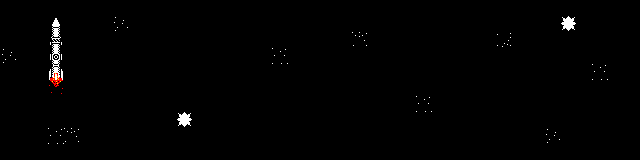

This is a level from a 2D game, rendered from its Tiled map with the project's own tilesets. A one-line summary and the complete map file follow:
An orthogonal 40x10 tile map with 16x16 px tiles, 1 tile layer (Kachelebene 1).

<map version="1.2" tiledversion="1.3.3" orientation="orthogonal" renderorder="right-down" width="40" height="10" tilewidth="16" tileheight="16" infinite="0" nextlayerid="2" nextobjectid="1">
 <tileset firstgid="1" source="myPONG.tsx" />
 <layer id="1" name="Kachelebene 1" width="40" height="10">
  <data encoding="csv">
207,207,207,207,207,207,207,207,207,207,207,207,207,207,207,207,207,207,207,207,207,207,207,207,207,207,207,207,207,207,207,207,207,207,207,207,207,207,207,207,
207,207,207,605,207,207,207,818,207,207,207,207,207,207,207,207,207,207,207,207,207,207,207,207,207,207,207,207,207,207,207,207,207,207,207,161,207,207,207,207,
207,207,207,669,207,207,207,207,207,207,207,207,207,207,207,207,207,207,207,207,207,207,229,207,207,207,207,207,207,207,207,230,207,207,207,207,207,207,207,207,
818,207,207,733,207,207,207,207,207,207,207,207,207,207,207,207,207,208,207,207,207,207,207,207,207,207,207,207,207,207,207,207,207,207,207,207,207,207,207,207,
207,207,207,797,207,207,207,207,207,207,207,207,207,207,207,207,207,207,207,207,207,207,207,207,207,207,207,207,207,207,207,207,207,207,207,207,207,208,207,207,
207,207,207,861,207,207,207,207,207,207,207,207,207,207,207,207,207,207,207,207,207,207,207,207,207,207,207,207,207,207,207,207,207,207,207,207,207,207,207,207,
207,207,207,207,207,207,207,207,207,207,207,207,207,207,207,207,207,207,207,207,207,207,207,207,207,207,208,207,207,207,207,207,207,207,207,207,207,207,207,207,
207,207,207,207,207,207,207,207,207,207,207,161,207,207,207,207,207,207,207,207,207,207,207,207,207,207,207,207,207,207,207,207,207,207,207,207,207,207,207,207,
207,207,207,208,229,207,207,207,207,207,207,207,207,207,207,207,207,207,207,207,207,207,207,207,207,207,207,207,207,207,207,207,207,207,818,207,207,207,207,207,
207,207,207,207,207,207,207,207,207,207,207,207,207,207,207,207,207,207,207,207,207,207,207,207,207,207,207,207,207,207,207,207,207,207,207,207,207,207,207,207
</data>
 </layer>
</map>
